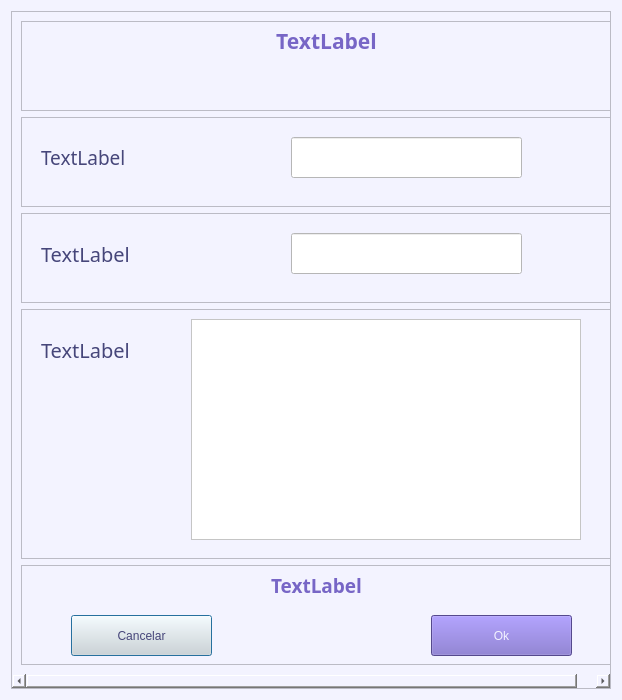
<?xml version="1.0" encoding="UTF-8"?>
<ui version="4.0">
 <class>sectiondialog</class>
 <widget class="QDialog" name="sectiondialog">
  <property name="geometry">
   <rect>
    <x>0</x>
    <y>0</y>
    <width>622</width>
    <height>700</height>
   </rect>
  </property>
  <property name="windowTitle">
   <string>Sección</string>
  </property>
  <property name="styleSheet">
   <string notr="true">background-color: rgb(243, 243, 255);</string>
  </property>
  <layout class="QVBoxLayout" name="verticalLayout">
   <item>
    <widget class="QScrollArea" name="scrollArea">
     <property name="minimumSize">
      <size>
       <width>0</width>
       <height>0</height>
      </size>
     </property>
     <property name="sizeAdjustPolicy">
      <enum>QAbstractScrollArea::SizeAdjustPolicy::AdjustToContents</enum>
     </property>
     <property name="widgetResizable">
      <bool>true</bool>
     </property>
     <widget class="QWidget" name="scrollAreaWidgetContents_3">
      <property name="geometry">
       <rect>
        <x>0</x>
        <y>0</y>
        <width>618</width>
        <height>712</height>
       </rect>
      </property>
      <layout class="QVBoxLayout" name="verticalLayout_2">
       <item>
        <widget class="QFrame" name="frame">
         <property name="minimumSize">
          <size>
           <width>600</width>
           <height>50</height>
          </size>
         </property>
         <property name="frameShape">
          <enum>QFrame::Shape::StyledPanel</enum>
         </property>
         <property name="frameShadow">
          <enum>QFrame::Shadow::Raised</enum>
         </property>
         <widget class="QLabel" name="label_title">
          <property name="geometry">
           <rect>
            <x>90</x>
            <y>10</y>
            <width>431</width>
            <height>20</height>
           </rect>
          </property>
          <property name="font">
           <font>
            <family>Montserrat</family>
            <pointsize>16</pointsize>
            <bold>true</bold>
           </font>
          </property>
          <property name="styleSheet">
           <string notr="true">color: rgb(119, 102, 198);</string>
          </property>
          <property name="text">
           <string>TextLabel</string>
          </property>
          <property name="alignment">
           <set>Qt::AlignmentFlag::AlignCenter</set>
          </property>
         </widget>
        </widget>
       </item>
       <item>
        <widget class="QFrame" name="frame_2">
         <property name="minimumSize">
          <size>
           <width>600</width>
           <height>50</height>
          </size>
         </property>
         <property name="frameShape">
          <enum>QFrame::Shape::StyledPanel</enum>
         </property>
         <property name="frameShadow">
          <enum>QFrame::Shadow::Raised</enum>
         </property>
         <widget class="QLabel" name="label_semester">
          <property name="geometry">
           <rect>
            <x>20</x>
            <y>30</y>
            <width>131</width>
            <height>21</height>
           </rect>
          </property>
          <property name="font">
           <font>
            <family>Montserrat</family>
            <pointsize>14</pointsize>
           </font>
          </property>
          <property name="styleSheet">
           <string notr="true">color: rgb(70, 70, 122);</string>
          </property>
          <property name="text">
           <string>TextLabel</string>
          </property>
         </widget>
         <widget class="QLineEdit" name="lineEdit_semester">
          <property name="enabled">
           <bool>false</bool>
          </property>
          <property name="geometry">
           <rect>
            <x>270</x>
            <y>20</y>
            <width>231</width>
            <height>41</height>
           </rect>
          </property>
          <property name="styleSheet">
           <string notr="true">background-color: rgb(255, 255, 255);
color: rgb(70, 70, 122);</string>
          </property>
         </widget>
        </widget>
       </item>
       <item>
        <widget class="QFrame" name="frame_3">
         <property name="minimumSize">
          <size>
           <width>600</width>
           <height>50</height>
          </size>
         </property>
         <property name="frameShape">
          <enum>QFrame::Shape::StyledPanel</enum>
         </property>
         <property name="frameShadow">
          <enum>QFrame::Shadow::Raised</enum>
         </property>
         <widget class="QLineEdit" name="lineEdit_option">
          <property name="enabled">
           <bool>false</bool>
          </property>
          <property name="geometry">
           <rect>
            <x>270</x>
            <y>20</y>
            <width>231</width>
            <height>41</height>
           </rect>
          </property>
          <property name="styleSheet">
           <string notr="true">background-color: rgb(255, 255, 255);
color: rgb(70, 70, 122);</string>
          </property>
         </widget>
         <widget class="QLabel" name="label_option">
          <property name="geometry">
           <rect>
            <x>20</x>
            <y>30</y>
            <width>131</width>
            <height>21</height>
           </rect>
          </property>
          <property name="font">
           <font>
            <family>Montserrat</family>
            <pointsize>15</pointsize>
           </font>
          </property>
          <property name="styleSheet">
           <string notr="true">color: rgb(70, 70, 122);</string>
          </property>
          <property name="text">
           <string>TextLabel</string>
          </property>
         </widget>
        </widget>
       </item>
       <item>
        <widget class="QFrame" name="frame_4">
         <property name="minimumSize">
          <size>
           <width>600</width>
           <height>250</height>
          </size>
         </property>
         <property name="frameShape">
          <enum>QFrame::Shape::StyledPanel</enum>
         </property>
         <property name="frameShadow">
          <enum>QFrame::Shadow::Raised</enum>
         </property>
         <widget class="QListWidget" name="listWidget">
          <property name="geometry">
           <rect>
            <x>170</x>
            <y>10</y>
            <width>390</width>
            <height>221</height>
           </rect>
          </property>
          <property name="styleSheet">
           <string notr="true">background-color: rgb(255, 255, 255);
color: rgb(70, 70, 122);</string>
          </property>
         </widget>
         <widget class="QLabel" name="label_subjects">
          <property name="geometry">
           <rect>
            <x>20</x>
            <y>30</y>
            <width>131</width>
            <height>21</height>
           </rect>
          </property>
          <property name="font">
           <font>
            <family>Montserrat</family>
            <pointsize>15</pointsize>
           </font>
          </property>
          <property name="styleSheet">
           <string notr="true">color: rgb(70, 70, 122);</string>
          </property>
          <property name="text">
           <string>TextLabel</string>
          </property>
         </widget>
        </widget>
       </item>
       <item>
        <widget class="QFrame" name="frame_5">
         <property name="minimumSize">
          <size>
           <width>600</width>
           <height>100</height>
          </size>
         </property>
         <property name="frameShape">
          <enum>QFrame::Shape::StyledPanel</enum>
         </property>
         <property name="frameShadow">
          <enum>QFrame::Shadow::Raised</enum>
         </property>
         <widget class="QPushButton" name="pushButton_cancel">
          <property name="geometry">
           <rect>
            <x>50</x>
            <y>50</y>
            <width>141</width>
            <height>41</height>
           </rect>
          </property>
          <property name="styleSheet">
           <string notr="true">background-color: rgb(222, 221, 218);
color: rgb(70, 70, 122);</string>
          </property>
          <property name="text">
           <string>Cancelar</string>
          </property>
         </widget>
         <widget class="QPushButton" name="pushButton_ok">
          <property name="geometry">
           <rect>
            <x>410</x>
            <y>50</y>
            <width>141</width>
            <height>41</height>
           </rect>
          </property>
          <property name="styleSheet">
           <string notr="true">background-color: rgb(119, 102, 198);
color: rgb(243, 243, 255);</string>
          </property>
          <property name="text">
           <string>Ok</string>
          </property>
         </widget>
         <widget class="QLabel" name="label_question">
          <property name="geometry">
           <rect>
            <x>10</x>
            <y>10</y>
            <width>571</width>
            <height>20</height>
           </rect>
          </property>
          <property name="font">
           <font>
            <family>Montserrat</family>
            <pointsize>14</pointsize>
            <bold>true</bold>
           </font>
          </property>
          <property name="styleSheet">
           <string notr="true">color: rgb(119, 102, 198);</string>
          </property>
          <property name="text">
           <string>TextLabel</string>
          </property>
          <property name="alignment">
           <set>Qt::AlignmentFlag::AlignCenter</set>
          </property>
         </widget>
        </widget>
       </item>
      </layout>
     </widget>
    </widget>
   </item>
  </layout>
 </widget>
 <resources/>
 <connections/>
</ui>
